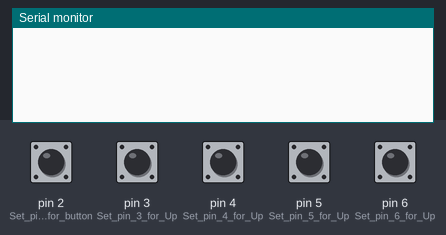
Bench run of a sketch on a simulated Arduino Uno, built with avr-gcc and run on an emulated ATmega328P. Shown: the last lines printed to the serial monitor. Inputs (shaded band) come from the test bench; at power-on: pin 2 (Set_pin_2_for_button), pin 3 (Set_pin_3_for_Up), pin 4 (Set_pin_4_for_Up), pin 5 (Set_pin_5_for_Up), pin 6 (Set_pin_6_for_Up) HIGH.

Above: at 1.2 s.
1.3 s: pin 2 (Set_pin_2_for_button) pulled LOW for 0.15 s
At 1.8 s:
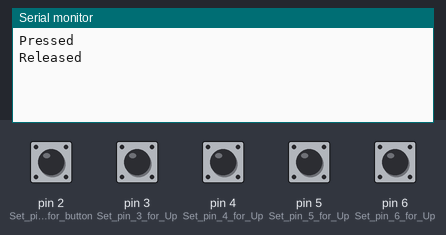
2.9 s: pin 3 (Set_pin_3_for_Up) pulled LOW for 0.15 s
At 4.2 s:
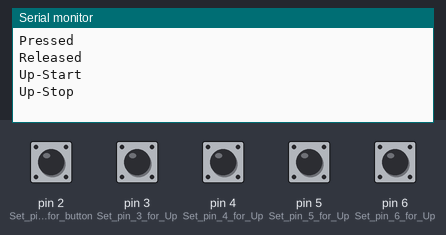
4.5 s: pin 4 (Set_pin_4_for_Up) pulled LOW for 0.15 s
At 5.7 s:
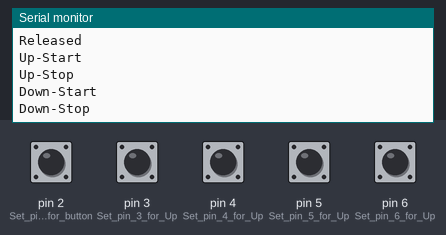
6.1 s: pin 5 (Set_pin_5_for_Up) pulled LOW for 0.15 s
At 7.4 s:
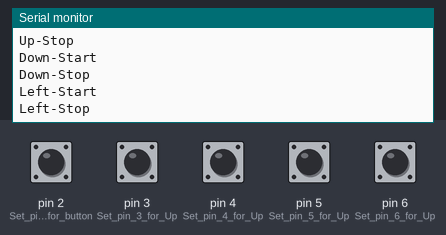
7.7 s: pin 6 (Set_pin_6_for_Up) pulled LOW for 0.15 s
At 8.8 s:
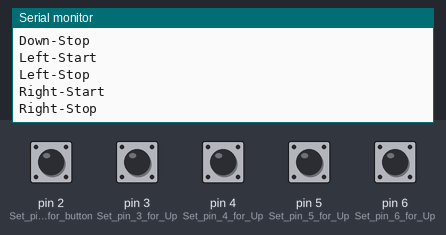

The sketch:

ReadButtonAndDirections.ino
```cpp
void setup() {
  // put your setup code here, to run once:
  pinMode(2, INPUT_PULLUP); // Set pin 2 for button
  pinMode(3, INPUT_PULLUP); // Set pin 3 for Up
  pinMode(4, INPUT_PULLUP); // Set pin 4 for Up
  pinMode(5, INPUT_PULLUP); // Set pin 5 for Up
  pinMode(6, INPUT_PULLUP); // Set pin 6 for Up
  Serial.begin(9600);


}
// Set Variables
 String button = "Released";
 bool Up_Bool = false;
 bool Down_Bool = false;
 bool Left_Bool = false;
 bool Right_Bool = false;


void loop() {
  // put your main code here, to run repeatedly:
  // Debounce
  delay(20);

  //Read Pins
  int Fire = digitalRead(2);
  int Up = digitalRead(3);
  int Down = digitalRead(4);
  int Left = digitalRead(5);
  int Right = digitalRead(6);

// Button Logic

  // Serial.println(Fire);

  if (Fire == 0 && button == "Released") { // Use "&&" instead of "and"
    button = "Pressed";
    Serial.println(button);
  } else if (Fire == 1 && button == "Pressed"){
    button = "Released";
    Serial.println(button);
  }

  // Up Logic
  if (Up == 0 && Up_Bool == false) { // Use "&&" instead of "and"
    Up_Bool = true;
    Serial.println("Up-Start");
  } else if (Up == 1 && Up_Bool == true){
    Up_Bool = false;
    Serial.println("Up-Stop");
  }

  // Down Logic
  if (Down == 0 && Down_Bool == false) { // Use "&&" instead of "and"
    Down_Bool = true;
    Serial.println("Down-Start");
  } else if (Down == 1 && Down_Bool == true){
    Down_Bool = false;
    Serial.println("Down-Stop");
  }

  // Left Logic
  if (Left == 0 && Left_Bool == false) { // Use "&&" instead of "and"
    Left_Bool = true;
    Serial.println("Left-Start");
  } else if (Left == 1 && Left_Bool == true){
    Left_Bool = false;
    Serial.println("Left-Stop");
  }

  // Right Logic
  if (Right == 0 && Right_Bool == false) { // Use "&&" instead of "and"
    Right_Bool = true;
    Serial.println("Right-Start");
  } else if (Right == 1 && Right_Bool == true){
    Right_Bool = false;
    Serial.println("Right-Stop");
  }


}
```

Measured:
- after the input at 1.3 s, the serial monitor: prints a new line at once (image 1)
- after the input at 2.9 s, the serial monitor: prints a new line at once (image 2)
- after the input at 4.5 s, the serial monitor: prints a new line at once (image 3)
- after the input at 6.1 s, the serial monitor: prints a new line at once (image 4)
- after the input at 7.7 s, the serial monitor: prints a new line at once (image 5)
